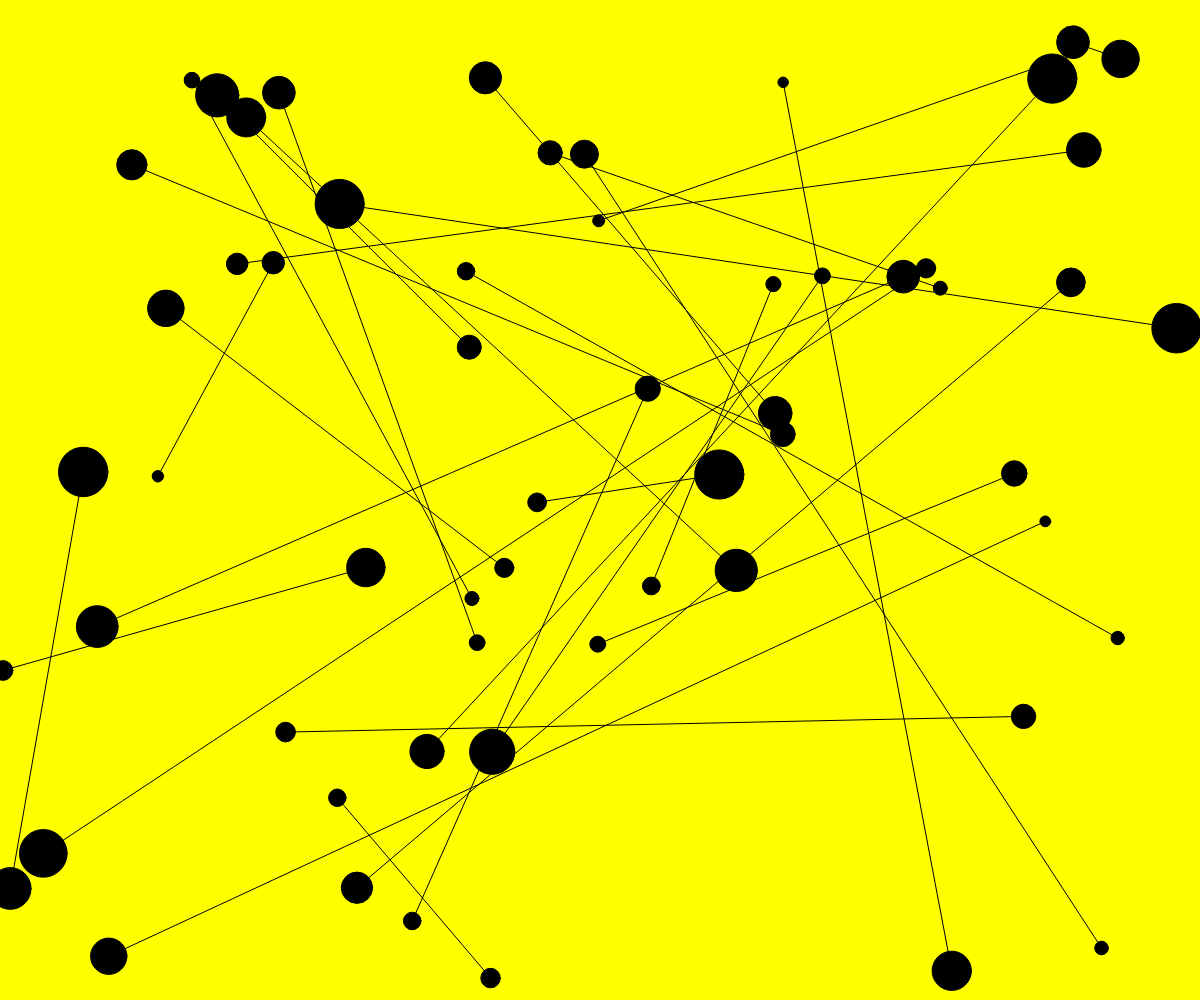
Frame 1 (no input)
Frame 60 (no input): identical to frame 1, image omitted
Frame 120 (the mouse pressed at the canvas centre since frame 60): identical to frame 1, image omitted

The p5.js sketch that drew this single still picture (run headless with seeded random() and noise() and a simulated clock; from frame 60 on, the mouse is pressed at the canvas centre):

// p5.js sketch
// ── sketch.js

let eDiam = 30;

function setup() {
  createCanvas(windowWidth, windowHeight);
}

function draw() {
  background("yellow");
  fill("black");
  randomSeed(5);
  pointsCount = 60;
  for (let idx = 0; idx < pointsCount / 2; idx += 1) {
    randomX1 = random() * width;
    randomY1 = random() * height;
    randomLength = random() * 40 + 10;
    ellipse(randomX1, randomY1, 
      randomLength, randomLength);

    randomX2 = random() * width;
    randomY2 = random() * height;
    randomLength = random() * 40 + 10;
    ellipse(randomX2, randomY2, 
      randomLength, randomLength);
    
    line(randomX1, randomY1, randomX2, randomY2)
  }

  }
